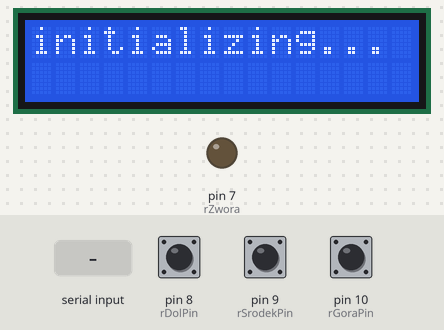
A program run on a simulated Arduino Uno, built with avr-gcc and run on an emulated ATmega328P. Parts: 16×2 character LCD, output pins drawn as LEDs (lit = HIGH). The inputs (shaded band) are chosen by the test bench; at power-on: pin 8 (rDolPin) HIGH, pin 9 (rSrodekPin) HIGH, pin 10 (rGoraPin) HIGH. What the program prints to the serial monitor is not drawn.

Above: at 1.2 s.
1.3 s: "O\n" received over Serial
At 2.2 s:
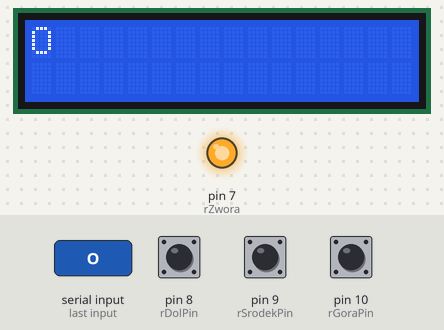
2.9 s: "C\n" received over Serial
At 4.2 s:
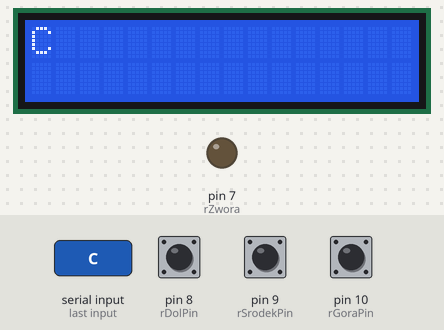
4.5 s: "1\n" received over Serial
At 5.3 s:
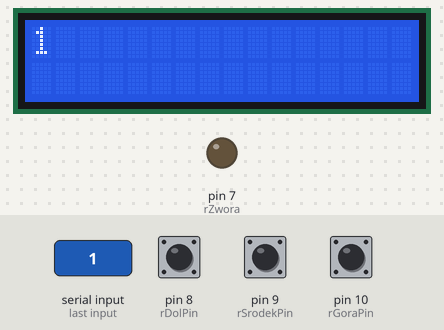
6.1 s: "0\n" received over Serial
At 7.5 s:
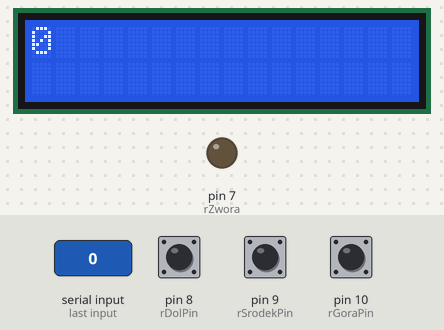
Timing chart, 0 to 9.1 s (numbered marks = the images above; inputs shaded):
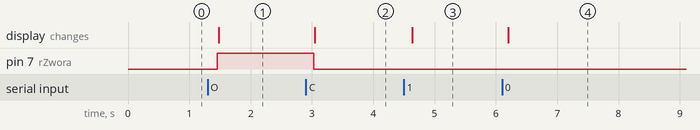

Measured:
- after the input at 1.3 s, pin 7 (rZwora): LOW → HIGH after 0.16 s; the display: changes after 0.18 s (image 1)
- after the input at 2.9 s, pin 7 (rZwora): HIGH → LOW after 0.13 s; the display: changes after 0.14 s (image 2)
- after the input at 4.5 s, the display: changes after 0.14 s (image 3)
- after the input at 6.1 s, the display: changes after 0.10 s (image 4)

The program:

main.cpp
```cpp
#include <Arduino.h>
#include <Wire.h>
#include <math.h>
#include <LiquidCrystal_I2C.h>

// Address is usually 0x27 or 0x3F
LiquidCrystal_I2C lcd(0x27, 16, 2);

String incomingMsg = "";
String currentState = "";

// PINY
const uint8_t rGoraPin = 10;
const uint8_t rSrodekPin = 9;
const uint8_t rDolPin = 8;
const uint8_t rZwora = 7;


void setup() {
  Wire.begin();
  Serial.begin(9600);
  Serial.setTimeout(50);
  pinMode(rGoraPin, INPUT_PULLUP);
  pinMode(rSrodekPin, INPUT_PULLUP);
  pinMode(rDolPin, INPUT_PULLUP);
  pinMode(rZwora, OUTPUT);
  digitalWrite(rZwora, LOW);
  lcd.init();
  lcd.backlight();
  lcd.print("initializing...");
  Serial.println("init");
}

void loop() {
  Serial.print("a");
  String newState = "-";
  if (digitalRead(rDolPin) == LOW) {
    newState = "D";
    digitalWrite(rZwora, LOW);
  }
  if (digitalRead(rSrodekPin) == LOW) {
    newState = "S";
  }
  if (digitalRead(rGoraPin) == LOW) {
    newState = "G";
  }

  if (newState!=currentState && newState!="-"){
    Serial.println(newState);
    currentState = newState;
  }


  if (Serial.available()) {
    delay(30);
    incomingMsg = Serial.readStringUntil('\n');

    if (incomingMsg == "O"){
      //Serial.println("OPEN");
      digitalWrite(rZwora, HIGH);
      delay(10);
      digitalWrite(rZwora, HIGH);
      //Serial.println("OPEN-END");
    }

    if (incomingMsg == "C"){
      //Serial.println("CLOSE");
      digitalWrite(rZwora, LOW);
      delay(10);
      digitalWrite(rZwora, LOW);
      //Serial.println("CLOSE-END");
    }

    // Pad to 32 characters so old text is overwritten
    while (incomingMsg.length() < 32) incomingMsg += ' ';

    lcd.setCursor(0, 0);
    lcd.print(incomingMsg.substring(0, 16));
    lcd.setCursor(0, 1);
    lcd.print(incomingMsg.substring(16, 32));

  }
  delay(150);
}
```
